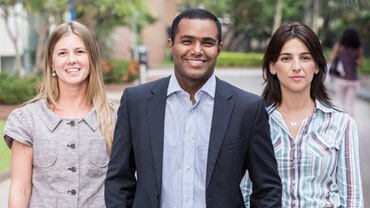
#> input picture M6/07. Template matching, corners and Haar cascades/img/people2.jpg, 370 x 208 px
$ jupyter execute 'Haar Cascades.ipynb'   (shell and % lines are left out)
#> lines starting #> are read from the running program, lines starting #| are printed output that depends on the picture; after the words box and inside, x2 and y2 are one past the last pixel; in counts of white or black regions, pixels touching at a corner belong together
[cell 1]
import cv2
import numpy as np
import matplotlib.pyplot as plt

[cell 2]
image = cv2.imread('img/people2.jpg', cv2.IMREAD_UNCHANGED);
#> image is the input picture: shape (208, 370, 3); mean B, G, R 135.2, 136.2, 142.5

[cell 3]
# Given the image above, lets detect faces on the image using haar cascades
# First create a CascadeClassifier using the frontalFace classifier -> Haarcascades/haarcascade_frontalface_default.xml
image = cv2.imread('best-face-oil.png', cv2.IMREAD_UNCHANGED);
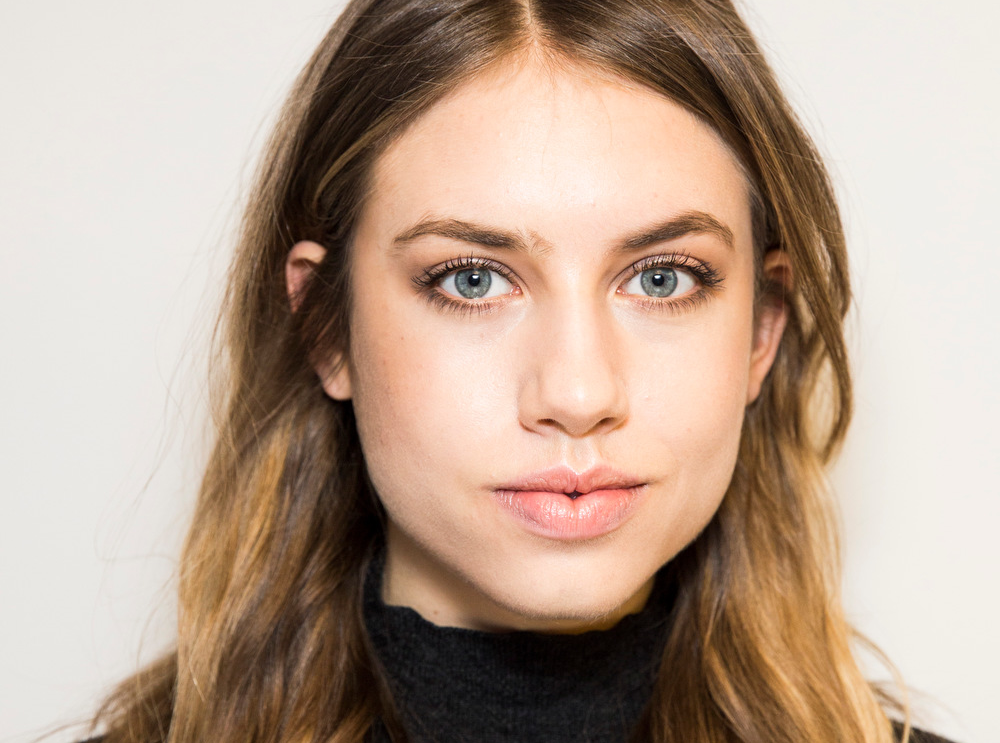
#> input picture M6/07. Template matching, corners and Haar cascades/best-face-oil.png, 1000 x 743 px
#> image is the input picture: shape (743, 1000, 3); mean B, G, R 146.7, 163.4, 185.6
face_classifier = cv2.CascadeClassifier('Haarcascades/haarcascade_frontalface_default.xml')
eye_classifier = cv2.CascadeClassifier('Haarcascades/haarcascade_eye.xml')

# Convert the image to grayscale
img_gray = cv2.cvtColor(image, cv2.COLOR_BGR2GRAY)
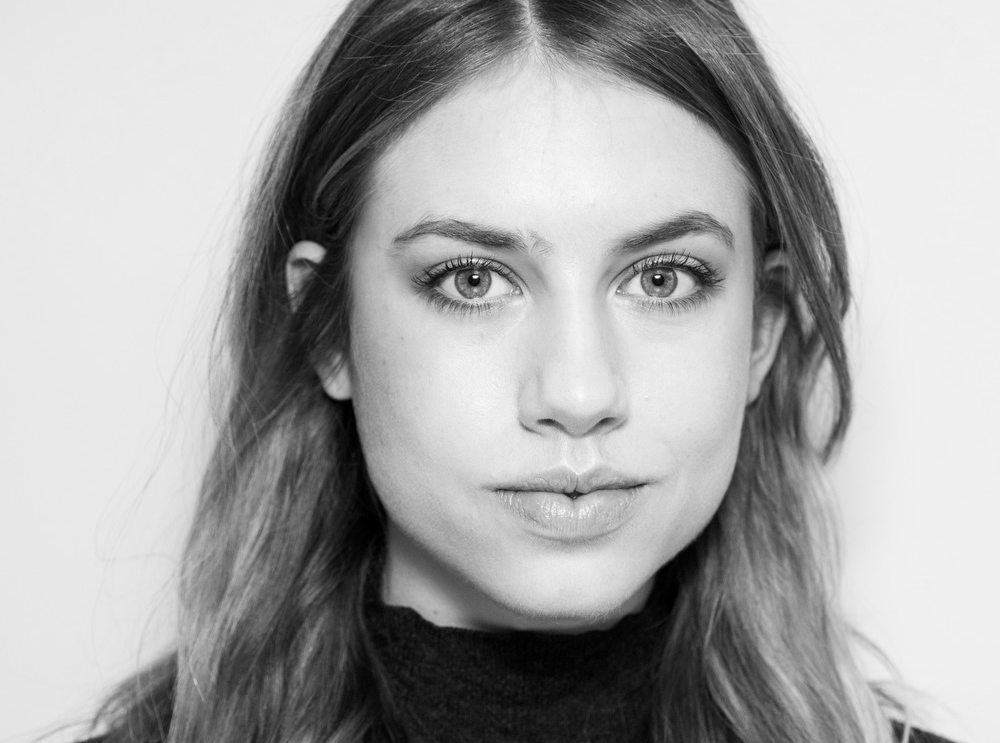
#> img_gray: shape (743, 1000); min 0, max 255, mean 168.1

# Using the classifiers detect all faces on the image
faces = face_classifier.detectMultiScale(img_gray, minNeighbors = 4)
#> faces = [[322, 97, 495, 495]]


# If no faces detected print("No faces found")
if faces is ():
    print('No faces found')

# Otherwise draw a rectangle on each face that has been detected
for (x,y,w,h) in faces:
    face = img_gray[y:y+h, x:x+w]
    eyes = eye_classifier.detectMultiScale(face, minNeighbors = 10)
    for (ex, ey, ew, eh) in eyes:
        cv2.rectangle(image, (x+ex,y+ey), (x+ex+ew, y+ey+eh), (255,0,0), 2)
    cv2.rectangle(image, (x,y), (x+w, y+h), (0,255,0), 2)
#> this loop made 1 pass
#> (x, y, w, h, eyes) on pass 1: (322, 97, 495, 495, [[285, 126, 109, 109], [84, 126, 114, 114]])
#> pass 1, `face = img_gray[y:y+h, x:x+w]`:
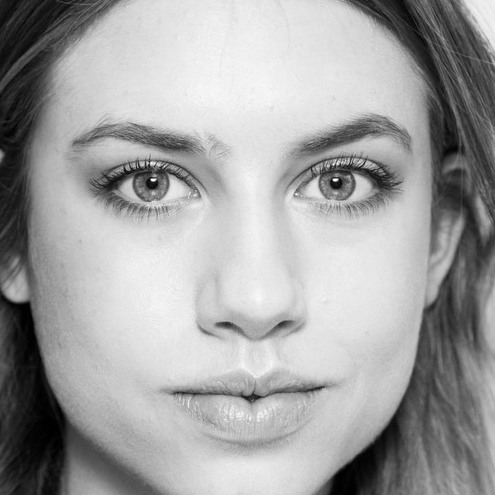
#> face: shape (495, 495); min 0, max 255, mean 162
#> after the loop:
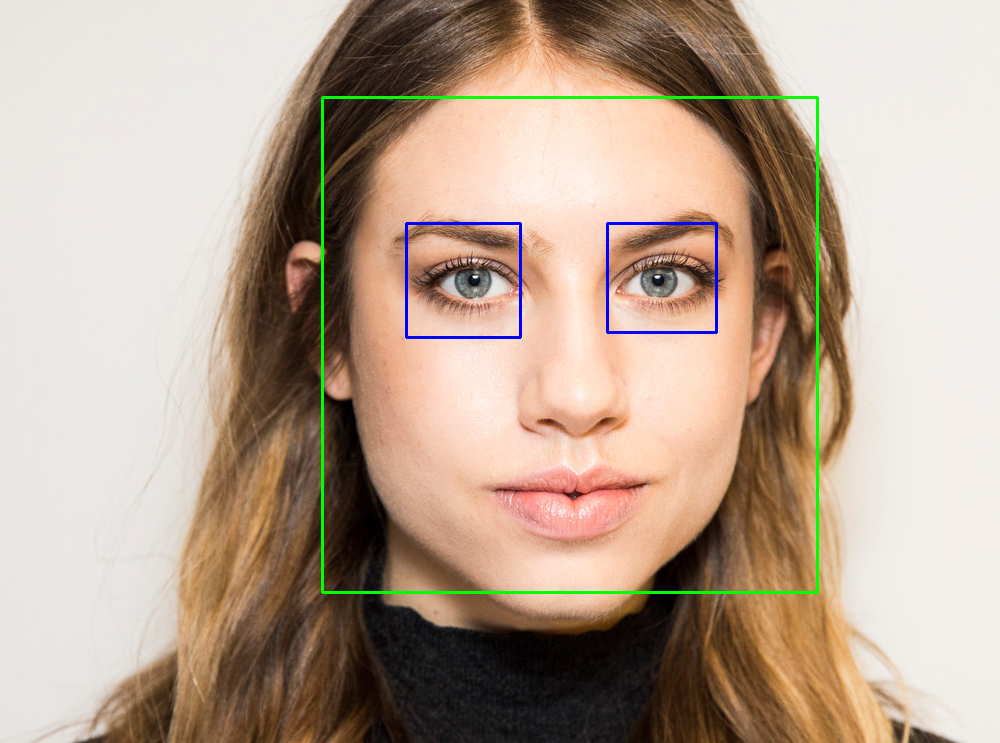
#> image: shape (743, 1000, 3); 1.16% of pixels changed, all inside (x1, y1, x2, y2) = (321, 96, 819, 594)

plt.imshow(image)
